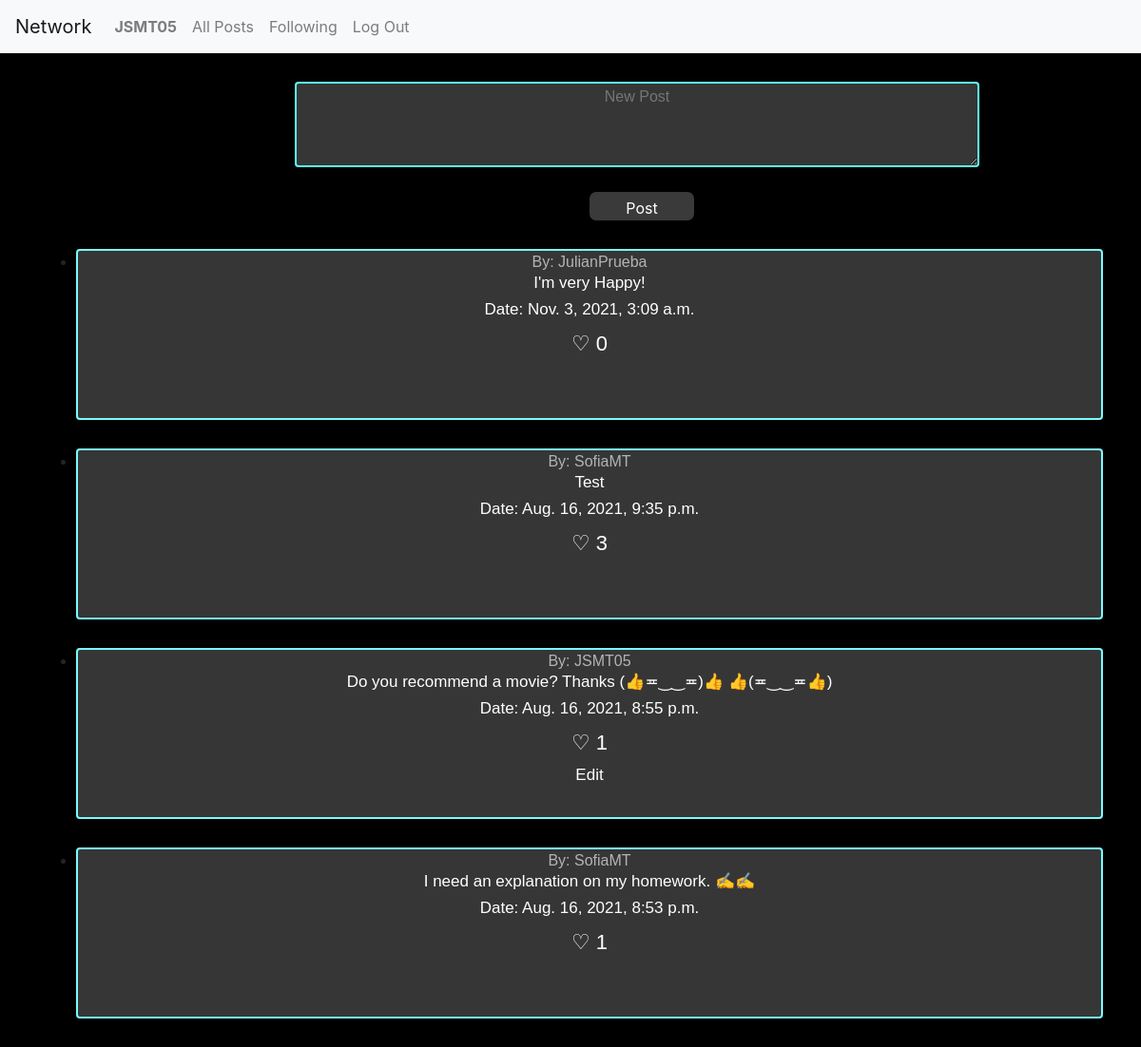
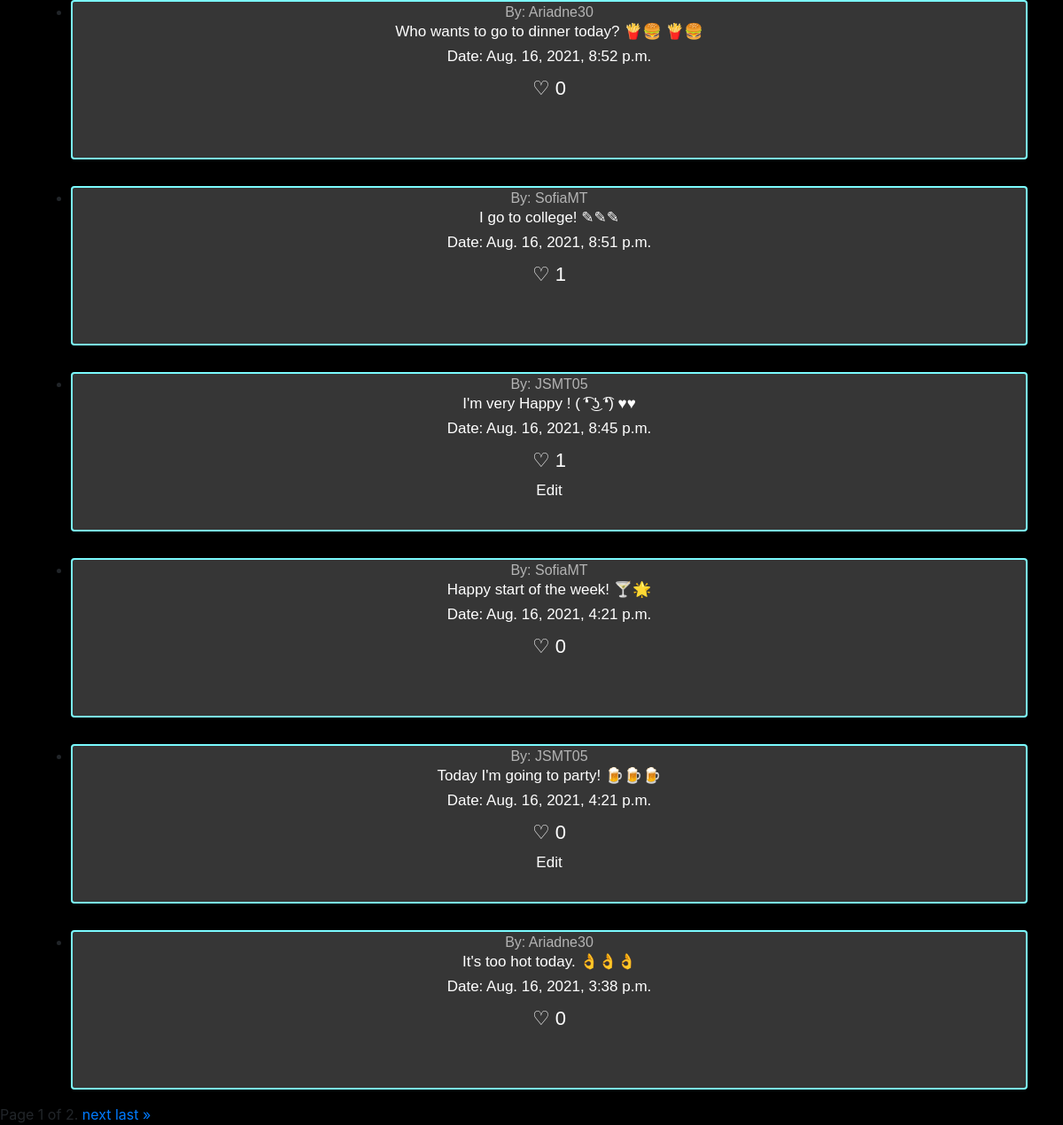
Screenshot of / (signed in) with the database file from the repository (2 pictures, top to bottom).
### network/models.py (models this page shows, shortened)
class User(AbstractUser):
    descripcion = models.CharField(max_length=300, default=None, null = True, blank=True)
    imagen = models.ImageField(upload_to = 'profiles', null = True, blank=True)
    seguidores = models.ManyToManyField('self', related_name='seguidos',related_query_name='seguido', symmetrical=False, blank=True)

class Publicacion(models.Model):
    descripcion = models.CharField(max_length=300, default=None)
    fecha = models.DateTimeField(auto_now_add=True)
    usuario = models.ForeignKey(User, on_delete=models.CASCADE, related_name="publicaciones")

### network/views.py (the view)
# urls.py: path("", views.index, name="index"),
def index(request):
    LstPublicaciones = []
    publicacionesA = Publicacion.objects.all().order_by('-fecha')
    for i in publicacionesA:
        publicaciones = {}
        likes = Like.objects.filter(publicacion=i).count()
        publicaciones['id'] = i.id
        publicaciones['usuario'] = i.usuario
        publicaciones['descripcion'] = i.descripcion
        publicaciones['fecha'] = i.fecha
        publicaciones['likes'] = likes
        LstPublicaciones.append(publicaciones)
    paginator = Paginator(LstPublicaciones, 10)
    page_number = request.GET.get('page')
    page_obj = paginator.get_page(page_number)
    return render(request, "network/index.html", {"page_obj": page_obj})

### network/templates/network/index.html (shortened to what this page needs)
{% extends "network/layout.html" %}
{% load static %}
{% block body %}
{% if user.is_authenticated %}
<form action="{% url 'add_post' %}" method="POST">
    <textarea class="publicacionNew" placeholder="New Post" cols="30" rows="10" name="descripcion"></textarea>
    <br>
    <input class="boton" type="submit" name="" value="Post">
</form>
{% endif %}
<ul class="contenedorPub">
    {% for pub in page_obj %}
    <li class="publicacion"><a id="Profile" class="tituloPub" href="{% url 'view_profile' pub.usuario.id %}">By:
            {{pub.usuario}}</a>
        <h6 class="titulo" id="desc {{pub.id}}">{{pub.descripcion}}</h6>
        <h6 class="titulo">Date: {{pub.fecha}} </h6>
        <label data-check="Likes {{pub.id}}" class="like" for="Likes {{pub.id}}" id={{pub.id}}>♡ {{pub.likes}}</label>
        {% if pub.usuario.id == user.id and user.is_authenticated%}
        <h5 class="titulo" id="edit {{pub.id}}">Edit</h5>
        {% endif %}
    </li>
    {% endfor %}
</ul>
<div class="pagination">
    <span class="step-links">
        <span class="current">
            Page {{ page_obj.number }} of {{ page_obj.paginator.num_pages }}.
        </span>
        {% if page_obj.has_next %}
        <a href="?page={{ page_obj.next_page_number }}">next</a>
        <a href="?page={{ page_obj.paginator.num_pages }}">last &raquo;</a>
        {% endif %}
    </span>
</div>
{% endblock %}

### network/templates/network/layout.html (shortened to what this page needs)
{% load static %}
<!DOCTYPE html>
<html lang="en">
<head>
    <link rel="stylesheet" href="https://stackpath.bootstrapcdn.com/bootstrap/4.4.1/css/bootstrap.min.css"
>
    <link href="{% static 'network/styles.css' %}" rel="stylesheet">
    <link href="{% static 'network/css.css' %}" rel="stylesheet">
</head>
<body>
    <nav class="navbar navbar-expand-lg navbar-light bg-light">
        <a class="navbar-brand" href="#">Network</a>
        <div>
            <ul class="navbar-nav mr-auto">
                {% if user.is_authenticated %}
                <li class="nav-item">
                    <a class="nav-link" href="{% url 'view_profile' user.id %}"><strong>{{ user.username }}</strong></a>
                </li>
                {% endif %}
                <li class="nav-item">
                    <a class="nav-link" href="{% url 'index' %}">All Posts</a>
                </li>
                {% if user.is_authenticated %}
                <li class="nav-item">
                    <a class="nav-link" href="{% url 'view_follower' user.id %}">Following</a>
                </li>
                <li class="nav-item">
                    <a class="nav-link" href="{% url 'logout' %}">Log Out</a>
                </li>
                {% endif %}
            </ul>
        </div>
    </nav>
    <div class="body">
        {% block body %}
        {% endblock %}
    </div>
</body>
</html>

### network/static/network/css.css (style rules this page uses)
body { background: rgb(0, 0, 0); }
.tituloPub { color:rgb(180, 180, 180); border-radius: 5px; }
.titulo { color: rgb(255, 255, 255); font-family: 'Gill Sans', 'Gill Sans MT', Calibri, 'Trebuchet MS', sans-serif; font-size: 17px; position: relative; animation-name: movePuText; animation-duration: 1.5s; animation-iteration-count: 1; animation-fill-mode: forwards; cursor: pointer; }
.contenedorPub { display: flex; flex-direction: column; align-items: center; }
.publicacion { position: relative; animation-name: movePu; animation-duration: 1.5s; animation-iteration-count: 1; animation-fill-mode: forwards; text-align: center; background: rgb(54, 54, 54); border: rgb(123, 251, 255) solid 2px; border-radius: 4px; margin-top: 30px; font-family:'Trebuchet MS', 'Lucida Sans Unicode', 'Lucida Grande', 'Lucida Sans', Arial, sans-serif }
.publicacionNew { margin-left: 310px; text-align: center; background: rgb(54, 54, 54); border: rgb(95, 255, 255) solid 2px; border-radius: 4px; margin-top: 30px; width: 720px; height: 90px; font-family:'Trebuchet MS', 'Lucida Sans Unicode', 'Lucida Grande', 'Lucida Sans', Arial, sans-serif }
.boton { margin-left: 620px; width:110px; height:30px; background: #3a3a3a; border:1px; border-color: rgb(20, 20, 20); padding: 5px; color: rgb(255, 255, 255); border-radius: 7px; margin-top: 20px; }
.like { color: rgb(255, 255, 255); font-family: 'Gill Sans', 'Gill Sans MT', Calibri, 'Trebuchet MS', sans-serif; font-size: 17px; position: relative; font-size: 22px; cursor: pointer; }

### rows the page displays
User: username "JSMT05", usuario "JSMT05", descripcion "Do you recommend a movie? Thanks (👍≖‿‿≖)👍 👍(≖‿‿≖👍)", fecha "Aug. 16, 2021, 8:55 p.m.", likes "1", descripcion "I'm very Happy ! ( ͡❛ ͜ʖ ͡❛) ♥♥", fecha "Aug. 16, 2021, 8:45 p.m.", descripcion "Today I'm going to party! 🍺🍺🍺", fecha "Aug. 16, 2021, 4:21 p.m.", likes "0"
User: usuario "JulianPrueba", descripcion "I'm very Happy!", fecha "Nov. 3, 2021, 3:09 a.m.", likes "0"
User: usuario "SofiaMT", descripcion "Test", fecha "Aug. 16, 2021, 9:35 p.m.", likes "3", descripcion "I need an explanation on my homework. ✍✍", fecha "Aug. 16, 2021, 8:53 p.m.", likes "1", descripcion "I go to college! ✎✎✎", fecha "Aug. 16, 2021, 8:51 p.m.", descripcion "Happy start of the week! 🍸🌟", fecha "Aug. 16, 2021, 4:21 p.m.", likes "0"
User: usuario "Ariadne30", descripcion "Who wants to go to dinner today? 🍟🍔 🍟🍔", fecha "Aug. 16, 2021, 8:52 p.m.", likes "0", descripcion "It's too hot today. 👌👌👌", fecha "Aug. 16, 2021, 3:38 p.m."

### other values shown
{{ page_obj.number }} "1"
{{ page_obj.paginator.num_pages }} "2"
